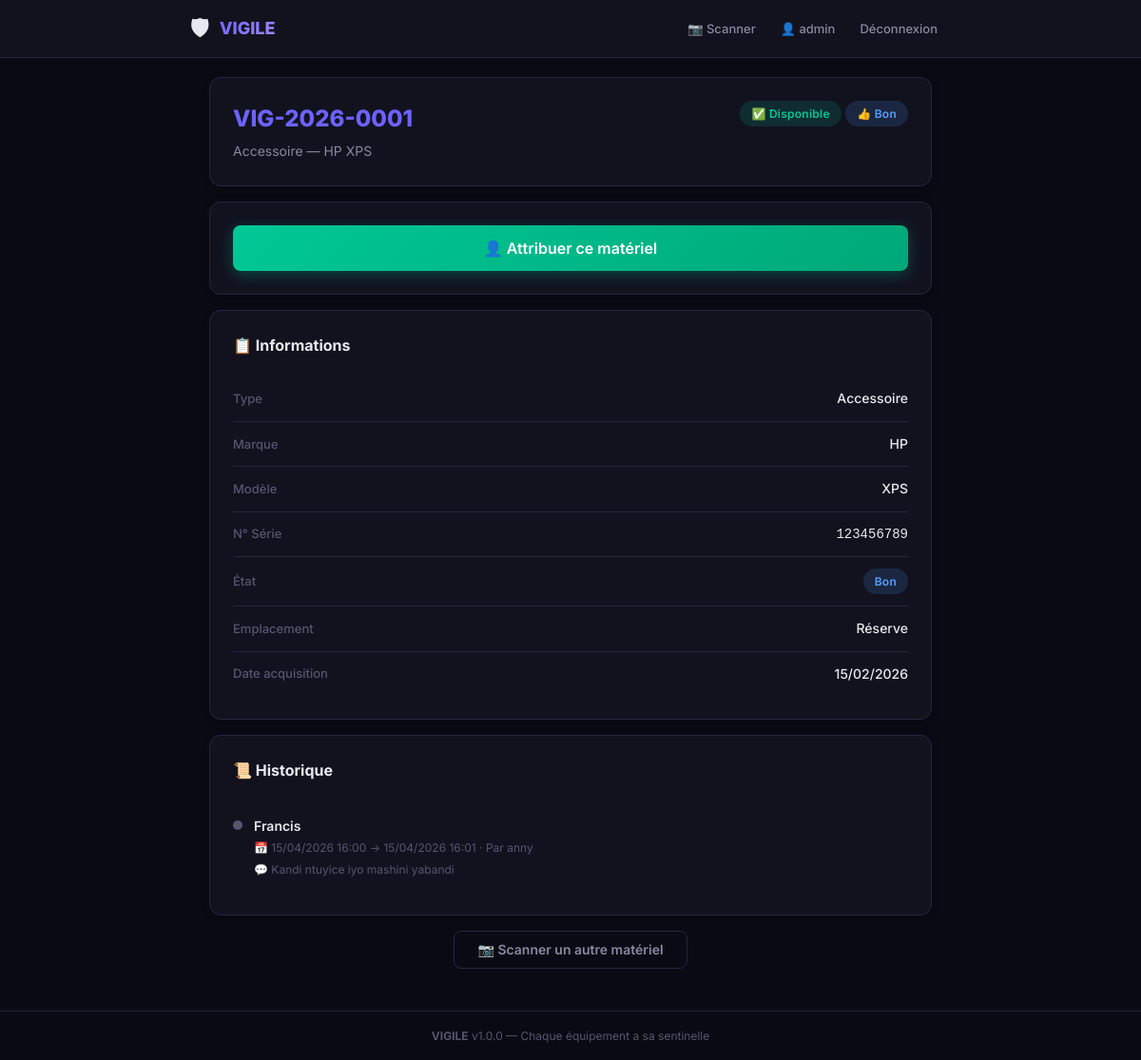
/materiel/VIG-2026-0001 (signed in), run on the app's committed database.
### models.py (models this page shows, shortened)
class Base(DeclarativeBase):
    pass

class User(Base):
    __tablename__ = "users"
    id = Column(Integer, primary_key=True, autoincrement=True)
    username = Column(String(80), unique=True, nullable=False, index=True)
    email = Column(String(120), unique=True, nullable=False)
    password_hash = Column(String(255), nullable=False)
    role = Column(String(20), nullable=False, default="gestionnaire")
    created_at = Column(
        DateTime, nullable=False, default=lambda: datetime.now(timezone.utc)
    )
    is_active = Column(Boolean, nullable=False, default=True)
    materiels_crees = relationship(
        "Materiel", back_populates="createur", lazy="dynamic"
    )
    attributions_faites = relationship(
        "Attribution", back_populates="attribueur", lazy="dynamic"
    )

class Materiel(Base):
    __tablename__ = "materiels"
    id = Column(Integer, primary_key=True, autoincrement=True)
    code_vigile = Column(String(20), unique=True, nullable=False, index=True)
    qr_code_path = Column(String(255), nullable=True)
    type = Column(String(50), nullable=False)  # ordinateur, clavier, souris, etc.
    marque = Column(String(100), nullable=True)
    modele = Column(String(100), nullable=True)
    numero_serie = Column(String(100), nullable=True)
    etat = Column(String(20), nullable=False, default="neuf")
    emplacement = Column(String(50), nullable=False, default="réserve")
    date_acquisition = Column(DateTime, nullable=True)
    notes = Column(Text, nullable=True)
    created_at = Column(
        DateTime, nullable=False, default=lambda: datetime.now(timezone.utc)
    )
    created_by = Column(Integer, ForeignKey("users.id"), nullable=True)
    createur = relationship("User", back_populates="materiels_crees")
    attributions = relationship(
        "Attribution",
        back_populates="materiel",
        lazy="dynamic",
        order_by="Attribution.date_attribution.desc()"
    )

class Attribution(Base):
    __tablename__ = "attributions"
    id = Column(Integer, primary_key=True, autoincrement=True)
    materiel_id = Column(
        Integer, ForeignKey("materiels.id"), nullable=False, index=True
    )
    attribue_a = Column(String(150), nullable=False)
    date_attribution = Column(
        DateTime, nullable=False, default=lambda: datetime.now(timezone.utc)
    )
    date_retour = Column(DateTime, nullable=True)  # None = pas encore retourné
    attribue_par = Column(
        Integer, ForeignKey("users.id"), nullable=False
    )
    notes = Column(Text, nullable=True)
    is_active = Column(Boolean, nullable=False, default=True, index=True)
    materiel = relationship("Materiel", back_populates="attributions")
    attribueur = relationship("User", back_populates="attributions_faites")

### web/routes.py (the view)
@main_bp.route("/materiel/<code_vigile>")
@login_required
def fiche_materiel(code_vigile):
    session = get_session()
    try:
        materiel = session.query(Materiel).filter_by(
            code_vigile=code_vigile
        ).first()
        if not materiel:
            flash(f"Matériel '{code_vigile}' introuvable.", "error")
            return redirect(url_for("main.scan"))
        attribution = (
            session.query(Attribution)
            .filter_by(materiel_id=materiel.id, is_active=True)
            .first()
        )
        historique = (
            session.query(Attribution)
            .filter_by(materiel_id=materiel.id)
            .order_by(Attribution.date_attribution.desc())
            .limit(10)
            .all()
        )
        historique_data = []
        for attr in historique:
            user = session.query(User).get(attr.attribue_par)
            historique_data.append({
                "attribue_a": attr.attribue_a,
                "date_attribution": attr.date_attribution.strftime("%d/%m/%Y %H:%M"),
                "date_retour": attr.date_retour.strftime("%d/%m/%Y %H:%M") if attr.date_retour else None,
                "attribue_par": user.username if user else "?",
                "notes": attr.notes,
                "is_active": attr.is_active,
            })
        mat_data = {
            "id": materiel.id,
            "code_vigile": materiel.code_vigile,
            "type": materiel.type,
            "marque": materiel.marque or "—",
            "modele": materiel.modele or "—",
            "numero_serie": materiel.numero_serie or "—",
            "etat": materiel.etat,
            "emplacement": materiel.emplacement,
            "date_acquisition": materiel.date_acquisition.strftime("%d/%m/%Y") if materiel.date_acquisition else "—",
            "notes": materiel.notes or "—",
            "est_attribue": attribution is not None,
            "attribue_a": attribution.attribue_a if attribution else None,
            "date_attribution": attribution.date_attribution.strftime("%d/%m/%Y %H:%M") if attribution else None,
        }
        return render_template(
            "materiel.html",
            materiel=mat_data,
            historique=historique_data
        )
    except Exception as e:
        flash(f"Erreur lors du chargement : {e}", "error")
        return redirect(url_for("main.scan"))
    finally:
        session.close()

### database.py (called while the page is built)
def get_session():
    return SessionLocal()

### web/auth.py (called while the page is built)
@login_manager.user_loader
def load_user(user_id):
    session = get_session()
    try:
        user = session.query(User).get(int(user_id))
        if user and user.is_active:
            return FlaskUser(user)
        return None
    except Exception:
        return None
    finally:
        session.close()

    @property
    def is_active(self):
        return self._is_active

### web/routes.py (called while the page is built)
def create_flask_app():
    app = Flask(
        __name__,
        template_folder=os.path.join(
            os.path.dirname(os.path.abspath(__file__)), "templates"
        )
    )
    app.config["SECRET_KEY"] = SECRET_KEY
    app.config["SESSION_COOKIE_NAME"] = "vigile_session"
    @app.context_processor
    def inject_globals():
        return {
            "app_name": APP_NAME,
            "app_slogan": APP_SLOGAN,
            "app_version": APP_VERSION,
        }
    from web.auth import login_manager, auth_bp
    login_manager.init_app(app)
    app.register_blueprint(auth_bp)
    app.register_blueprint(main_bp)
    return app

### web/templates/materiel.html (shortened to what this page needs)
{% extends "base.html" %}
{% block content %}
<div class="card">
    <div style="display: flex; justify-content: space-between; align-items: flex-start; flex-wrap: wrap; gap: 12px;">
        <div>
            <h1 style="font-size: 24px; font-weight: 800; color: var(--accent); margin-bottom: 4px;">
                {{ materiel.code_vigile }}
            </h1>
            <p style="color: var(--text-secondary); font-size: 14px;">
                {{ materiel.type | capitalize }} — {{ materiel.marque }} {{ materiel.modele }}
            </p>
        </div>
        <div>
            {% if materiel.est_attribue %}
                <span class="badge badge-attribue">👤 Attribué</span>
            {% else %}
                <span class="badge badge-disponible">✅ Disponible</span>
            {% endif %}
            <span class="badge badge-{{ materiel.etat }}">
                {% if materiel.etat == 'neuf' %}✨{% elif materiel.etat == 'bon' %}👍{% elif materiel.etat == 'usagé' %}⚠️{% else %}🔧{% endif %}
                {{ materiel.etat | replace('_', ' ') | capitalize }}
            </span>
        </div>
    </div>
</div>
{% if materiel.est_attribue %}
<div class="card" style="border-left: 3px solid var(--accent-orange);">
    <div style="display: flex; align-items: center; gap: 12px; margin-bottom: 10px;">
        <span style="font-size: 28px;">👤</span>
        <div>
            <div style="font-size: 18px; font-weight: 700; color: var(--accent-orange);">
                {{ materiel.attribue_a }}
            </div>
            <div style="color: var(--text-muted); font-size: 13px;">
                Depuis le {{ materiel.date_attribution }}
            </div>
        </div>
    </div>
    <form method="POST" action="{{ url_for('main.recuperer', code_vigile=materiel.code_vigile) }}"
          onsubmit="return confirm('Confirmer la récupération du matériel ?')">
        <button type="submit" class="btn btn-warning btn-block">
            📦 Récupérer ce matériel
        </button>
    </form>
</div>
{% else %}
<div class="card">
    <a href="{{ url_for('main.attribuer', code_vigile=materiel.code_vigile) }}"
       class="btn btn-success btn-block btn-lg">
        👤 Attribuer ce matériel
    </a>
</div>
{% endif %}
<div class="card">
    <div class="card-header">
        <h2 class="card-title" style="font-size: 16px;">📋 Informations</h2>
    </div>
    <div class="info-row">
        <span class="info-label">Type</span>
        <span class="info-value">{{ materiel.type | capitalize }}</span>
    </div>
    <div class="info-row">
        <span class="info-label">Marque</span>
        <span class="info-value">{{ materiel.marque }}</span>
    </div>
    <div class="info-row">
        <span class="info-label">Modèle</span>
        <span class="info-value">{{ materiel.modele }}</span>
    </div>
    <div class="info-row">
        <span class="info-label">N° Série</span>
        <span class="info-value" style="font-family: 'Courier New', monospace;">{{ materiel.numero_serie }}</span>
    </div>
    <div class="info-row">
        <span class="info-label">État</span>
        <span class="info-value">
            <span class="badge badge-{{ materiel.etat }}">
                {{ materiel.etat | replace('_', ' ') | capitalize }}
            </span>
        </span>
    </div>
    <div class="info-row">
        <span class="info-label">Emplacement</span>
        <span class="info-value">{{ materiel.emplacement | replace('_', ' ') | capitalize }}</span>
    </div>
    <div class="info-row">
        <span class="info-label">Date acquisition</span>
        <span class="info-value">{{ materiel.date_acquisition }}</span>
    </div>
</div>
{% if historique %}
<div class="card">
    <div class="card-header">
        <h2 class="card-title" style="font-size: 16px;">📜 Historique</h2>
    </div>
    {% for item in historique %}
    <div class="history-item">
        <div class="history-dot {{ 'active' if item.is_active else 'inactive' }}"></div>
        <div class="history-info">
            <div class="history-name">
                {{ item.attribue_a }}
            </div>
            <div class="history-date">
                📅 {{ item.date_attribution }}
                {% if item.date_retour %}
                    → {{ item.date_retour }}
                {% endif %}
                · Par {{ item.attribue_par }}
            </div>
            {% if item.notes %}
            <div style="color: var(--text-muted); font-size: 12px; margin-top: 4px;">
                💬 {{ item.notes }}
            </div>
            {% endif %}
        </div>
    </div>
    {% endfor %}
</div>
{% endif %}
<div class="text-center mt-2 mb-3">
    <a href="{{ url_for('main.scan') }}" class="btn btn-outline">
        📷 Scanner un autre matériel
    </a>
</div>
{% endblock %}

### web/templates/base.html (shortened to what this page needs)
<!DOCTYPE html>
<html lang="fr">
<head>
</head>
<body>
    {% if current_user.is_authenticated %}
    <nav class="navbar">
        <div class="navbar-inner">
            <a href="/" class="navbar-brand">
                <span class="logo">🛡</span>
                <span class="brand-name">{{ app_name }}</span>
            </a>
            <div class="navbar-actions">
                <a href="{{ url_for('main.scan') }}" class="nav-link {% if request.path == '/scan' %}active{% endif %}">📷 Scanner</a>
                <span class="navbar-user">👤 {{ current_user.username }}</span>
                <a href="{{ url_for('auth.logout') }}" class="nav-link">Déconnexion</a>
            </div>
        </div>
    </nav>
    {% endif %}
    <main class="main-content">
        {% block content %}{% endblock %}
    </main>
    <footer class="footer">
        <strong>{{ app_name }}</strong> v{{ app_version }} — {{ app_slogan }}
    </footer>
</body>
</html>

### data on the page
User: username "admin"
Materiel: code_vigile "VIG-2026-0001", type "Accessoire", marque "HP", modele "XPS", etat "Bon", numero_serie "123456789", emplacement "Réserve"
Attribution: attribue_a "Francis", notes "Kandi ntuyice iyo mashini yabandi"
User: attribue_par "anny"

### other printed values
{{ app_name }} "VIGILE"
{{ materiel.date_acquisition }} "15/02/2026"
{{ item.date_attribution }} "15/04/2026 16:00"
{{ item.date_retour }} "15/04/2026 16:01"
{{ app_version }} "1.0.0"
{{ app_slogan }} "Chaque équipement a sa sentinelle"
